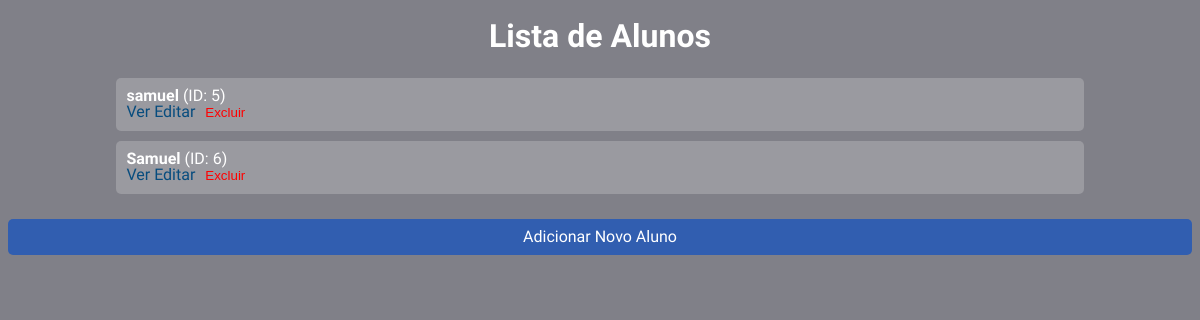
Before: /alunos with the older database file.
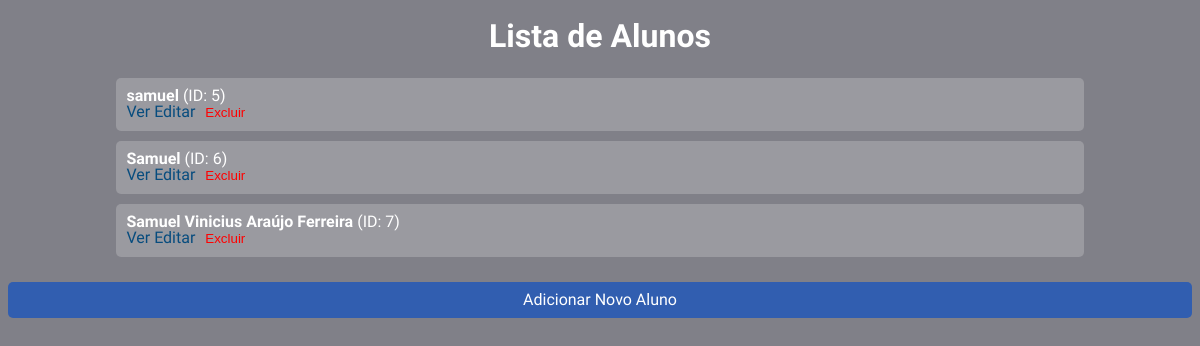
After: the same page with the newer database file.
### models/alunos.py (models this page shows, shortened)
class Aluno(db.Model):
    __tablename__ = 'alunos'
    id = db.Column(db.Integer, primary_key=True)
    nome = db.Column(db.String(100), nullable=False)
    idade = db.Column(db.Integer)
    data_nascimento = db.Column(db.Date)
    nota_primeiro_semestre = db.Column(db.Float)
    nota_segundo_semestre = db.Column(db.Float)
    media_final = db.Column(db.Float)
    turma_id = db.Column(db.Integer, db.ForeignKey('turmas.id'))
    turma = db.relationship('Turma', back_populates='alunos')
    def to_dict(self):
        return {
            'id': self.id,
            'nome': self.nome,
            'idade': self.idade,
            'data_nascimento': self.data_nascimento,
            'nota_primeiro_semestre': self.nota_primeiro_semestre,
            'nota_segundo_semestre': self.nota_segundo_semestre,
            'media_final': self.media_final,
            'turma_id': self.turma_id
        }

### controller/alunos.py (the view)
@alunos_blueprint.route('/alunos', methods=['GET'])
def get_alunos():
    alunos = listar_alunos()
    return render_template("alunos/alunos.html", alunos=alunos)

### models/alunos.py (called while the page is built)
def listar_alunos():
    alunos = Aluno.query.all()
    return [aluno.to_dict() for aluno in alunos]

### templates/alunos/alunos.html (shortened to what this page needs)
<!DOCTYPE html>
<html lang="pt-BR">
<head>
  <link rel="stylesheet" href="global.css">
  <link rel="stylesheet" href="/styles/reset.css">
</head>
<body>
  <h1>Lista de Alunos</h1>
  <div class="lista-alunos">
    {% for aluno in alunos %}
      <div class="aluno">
        <strong>{{ aluno.nome }}</strong> (ID: {{ aluno.id }})
        <div>
          <a href="{{ url_for('alunos.get_aluno', id_aluno=aluno.id) }}">Ver</a>
          <a href="{{ url_for('alunos.editar_aluno_page', id_aluno=aluno.id) }}">Editar</a>
          <form action="{{ url_for('alunos.delete_aluno', id_aluno=aluno.id) }}" method="POST" style="display:inline;">
            <button type="submit" style="background:none; border:none; color:red; cursor:pointer;">Excluir</button>
          </form>
        </div>
      </div>
    {% endfor %}
  </div>
  <a href="{{ url_for('alunos.adicionar_aluno_page') }}" class="btn-adicionar">Adicionar Novo Aluno</a>
</body>
</html>

### styles/global.css (style rules this page uses)
body { background-color: rgb(128, 128, 136); font-family: "Signika", sans-serif; text-decoration: none; }

### templates/alunos/alunos.html (style rules this page uses)
body { background-color: rgb(128, 128, 136); font-family: "Signika", sans-serif; text-decoration: none; color: white; }
h1 { text-align: center; margin-top: 20px; }
.lista-alunos { display: flex; flex-direction: column; align-items: center; margin-top: 20px; }
.aluno { background-color: rgba(255, 255, 255, 0.2); padding: 10px; margin: 5px; border-radius: 5px; width: 80%; text-align: left; }
a { text-decoration: none; color: rgb(7, 76, 126); }
.btn-adicionar { display: block; margin: 20px auto; padding: 10px 20px; background-color: rgb(49, 94, 176); border: none; color: white; cursor: pointer; text-align: center; border-radius: 5px; }

Changed rows visible on the page:
added Aluno: nome "Samuel Vinicius Araújo Ferreira", id "7"
